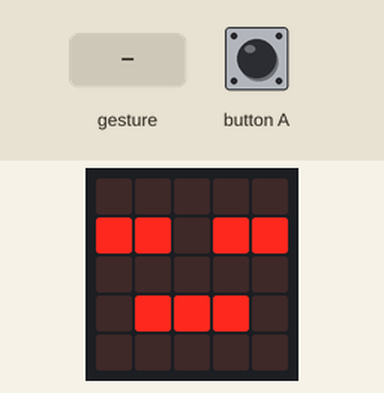
This program was run on a simulated BBC micro:bit (MakeCode). On the bench: the board's 5×5 LED display. The test bench sets the inputs (shaded band). A tilt is held for 1.5 s and a shake lasts 1 s, then the board lies face up again.

Above: at 1.8 s.
1.9 s: button A pressed for 0.15 s
At 2.5 s:
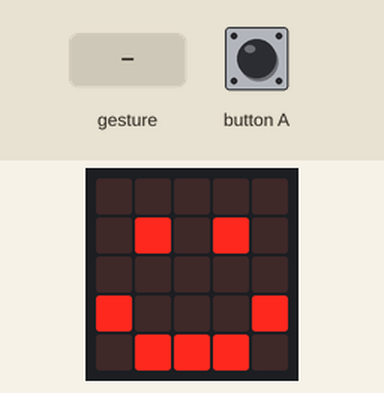
4.1 s: gesture 'shake'
At 4.7 s:
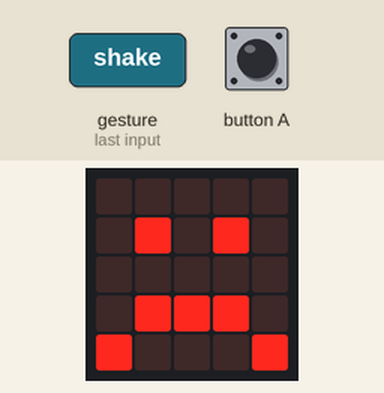
Timing chart, 0 to 7.1 s (numbered marks = the images above; inputs shaded):
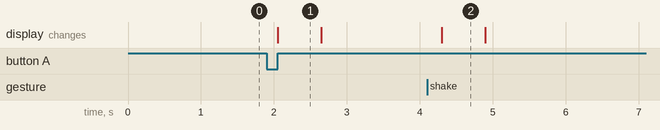

Measured:
- after the input at 1.9 s, the display: changes after 0.15 s (image 1)
- after the input at 4.1 s, the display: changes after 0.20 s (image 2)
- what the display in image 1 shows lasts 0.6 s, from 2.1 s to 2.7 s

The program:

main.ts
```typescript
input.onButtonPressed(Button.A, function () {
    basic.showIcon(IconNames.Happy)
    basic.showIcon(IconNames.Asleep)
})
input.onGesture(Gesture.Shake, function () {
    basic.showIcon(IconNames.Sad)
    basic.showIcon(IconNames.Asleep)
})
basic.showIcon(IconNames.Asleep)
```

test.ts
```typescript
// 在此处测试；当此软件包作为插件使用时，将不会编译此软件包。
```
